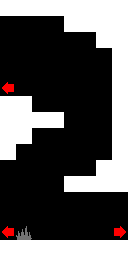

Below is a game level as drawn by its tile map, then a one-line description and the .tmx file that defines it, in full:
An orthogonal 8x16 tile map with 16x16 px tiles, 2 tile layers (Tile Layer 1, Tile Layer 2).

<map version="1.10" tiledversion="1.11.2" orientation="orthogonal" renderorder="right-up" width="8" height="16" tilewidth="16" tileheight="16" infinite="0" nextlayerid="4" nextobjectid="4">
 <tileset firstgid="1" source="../../tiletypes.tsx" />
 <layer id="1" name="Tile Layer 1" width="8" height="16">
  <data encoding="csv">
1,1,1,1,1,1,1,1,
0,0,0,0,1,1,1,1,
0,0,0,0,0,0,1,1,
0,0,0,0,0,0,0,1,
0,0,0,0,0,0,0,1,
0,0,0,0,0,0,0,1,
1,1,0,0,0,0,0,1,
1,1,1,1,0,0,0,1,
1,1,0,0,0,0,0,1,
1,0,0,0,0,0,0,1,
0,0,0,0,0,0,1,1,
0,0,0,0,1,1,1,1,
0,0,0,0,0,0,0,0,
0,0,0,0,0,0,0,0,
0,19,0,0,0,0,0,0,
1,1,1,1,1,1,1,1
</data>
 </layer>
 <layer id="2" name="Tile Layer 2" width="8" height="16">
  <data encoding="csv">
0,0,0,0,0,0,0,0,
0,0,0,0,0,0,0,0,
0,0,0,0,0,0,0,0,
0,0,0,0,0,0,0,0,
0,0,0,0,0,0,0,0,
10,0,0,0,0,0,0,0,
0,0,0,0,0,0,0,0,
0,0,0,0,0,0,0,0,
0,0,0,0,0,0,0,0,
0,0,0,0,0,0,0,0,
0,0,0,0,0,0,0,0,
0,0,0,0,0,0,0,0,
0,0,0,0,0,0,0,0,
0,0,0,0,0,0,0,0,
10,0,0,0,0,0,0,9,
0,0,0,0,0,0,0,0
</data>
 </layer>
</map>
